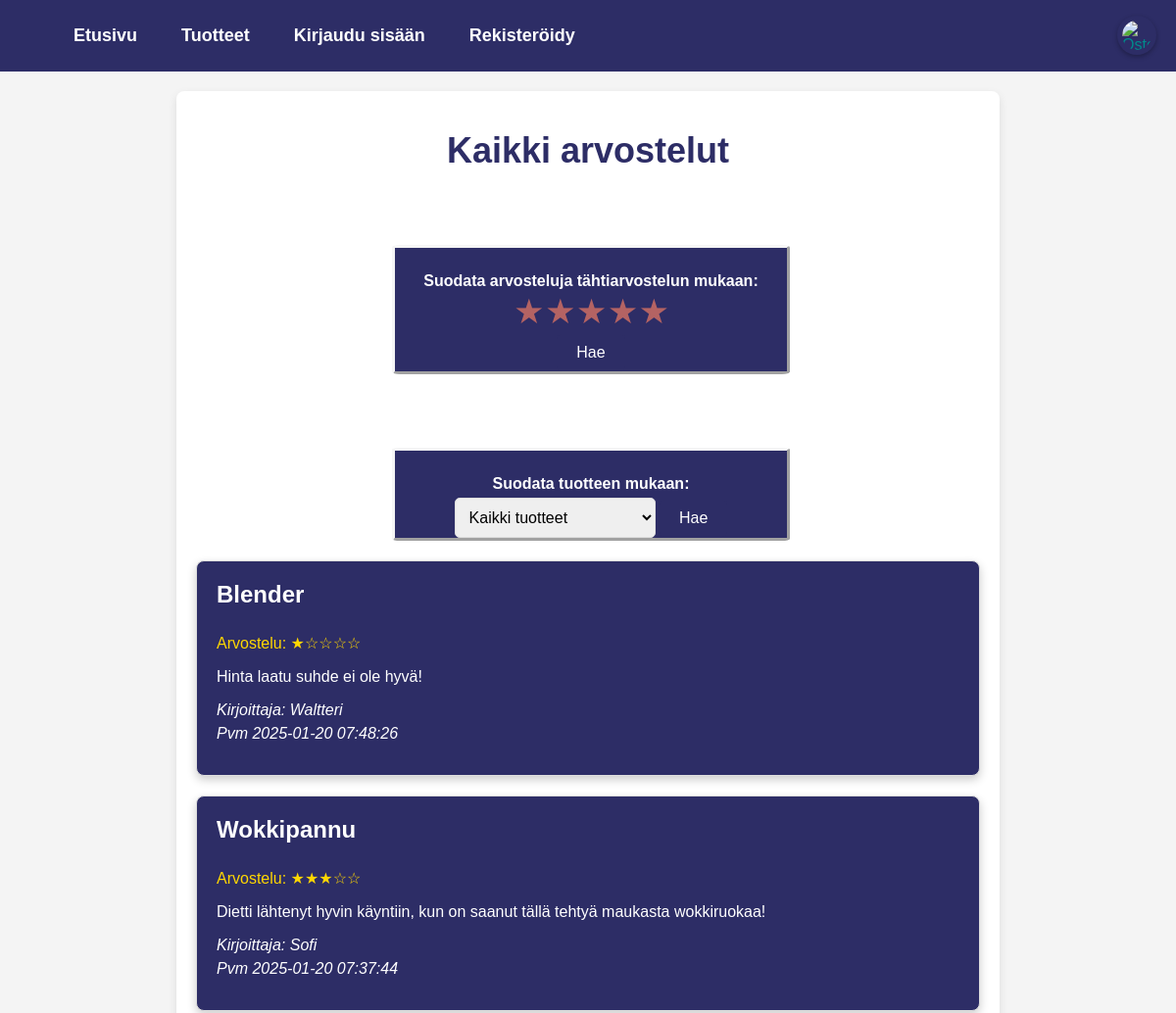
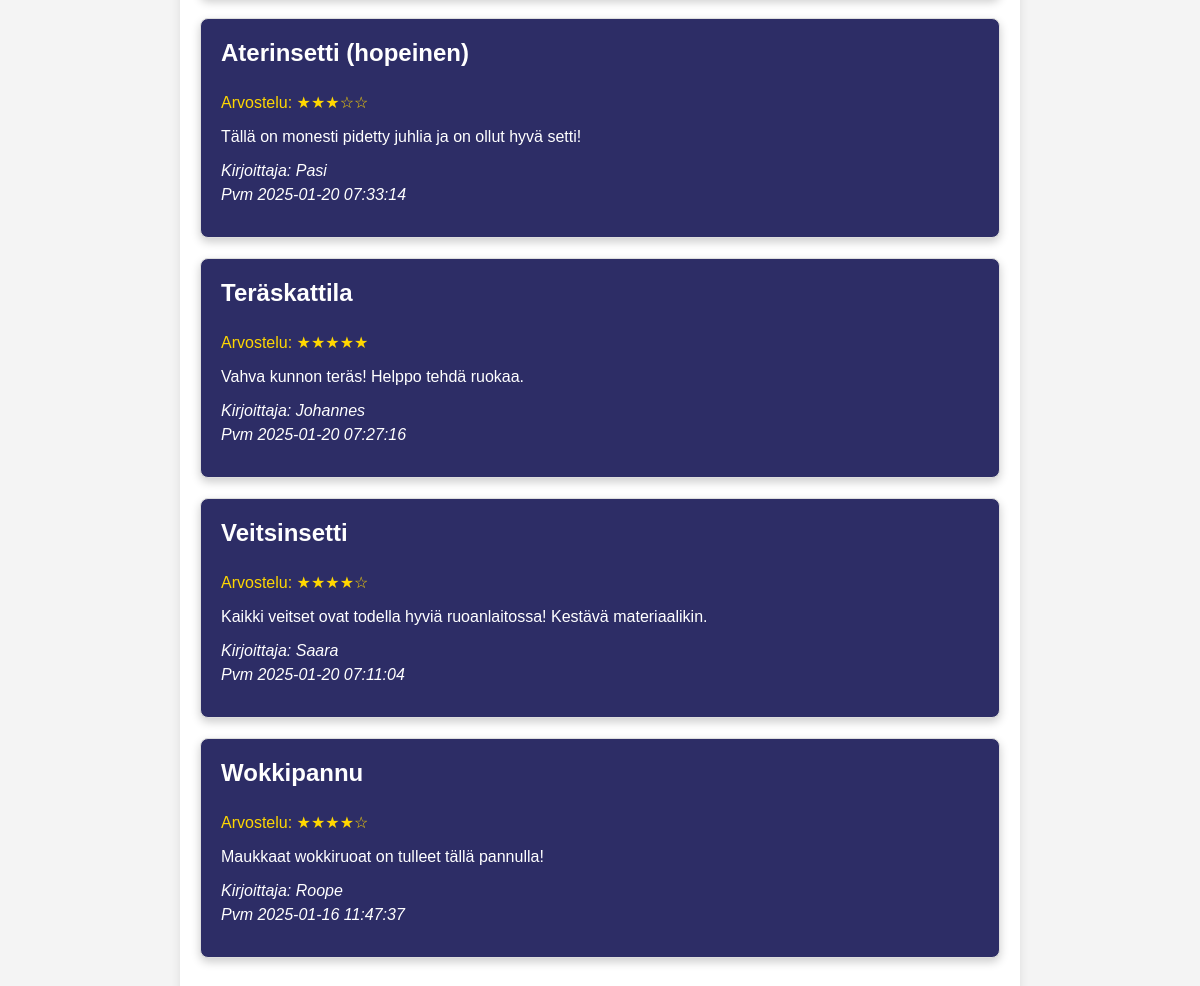
/index.php?page=arvosteluSivu, run on the app's committed database (2 pictures, top to bottom).
### tables this page shows
CREATE TABLE `arvostelut` (
  `id` int(11) NOT NULL,
  `tuote_id` int(11) NOT NULL,
  `nimi` varchar(255) NOT NULL,
  `sähköposti` varchar(255) NOT NULL,
  `otsikko` varchar(255) NOT NULL,
  `kommentti` text NOT NULL,
  `tähtiarvostelu` int(1) NOT NULL,
  `luotu` timestamp NOT NULL DEFAULT current_timestamp(),
  `arvosana` int(11) NOT NULL
);

### arvosteluSivu.php (the view, shortened to what this page needs)
<?php
try {
    $dsn = "mysql:host=" . DB_HOST . ";dbname=" . DB_DATABASE . ";charset=utf8";
    $pdo = new PDO($dsn, DB_USER, DB_PASSWORD);
    $pdo->setAttribute(PDO::ATTR_ERRMODE, PDO::ERRMODE_EXCEPTION);
    $pdo->setAttribute(PDO::ATTR_DEFAULT_FETCH_MODE, PDO::FETCH_ASSOC);
    $pdo->setAttribute(PDO::ATTR_EMULATE_PREPARES, false);
} catch (PDOException $e) {
    die('Tietokantayhteyden muodostaminen epäonnistui: ' . $e->getMessage());
}
try {
    $stmt = $pdo->prepare("SELECT id, nimi FROM tuotteet");
    $stmt->execute();
} catch (PDOException $e) {
    echo '<p class="error">Virhe tuotteiden hakemisessa: ' . $e->getMessage() . '</p>';
    $products = [];
}
$product_id = isset($_GET['product_id']) ? $_GET['product_id'] : null;
try {
    if ($product_id) {
        $stmt = $pdo->prepare("SELECT * FROM arvostelut WHERE tuote_id = :product_id ORDER BY luotu DESC");
        $stmt->bindParam(':product_id', $product_id);
    } else {
        $stmt = $pdo->prepare("SELECT * FROM arvostelut ORDER BY luotu DESC");
    }
    $stmt->execute();
    $reviews = $stmt->fetchAll();
} catch (PDOException $e) {
    echo '<p class="error">Virhe arvostelujen hakemisessa: ' . $e->getMessage() . '</p>';
    $reviews = [];
}
$rating_filter = isset($_GET['rating_filter']) ? $_GET['rating_filter'] : null;
try {
    if ($product_id && $rating_filter) {
        $stmt = $pdo->prepare("SELECT * FROM arvostelut WHERE tuote_id = :product_id AND tähtiarvostelu = :rating_filter ORDER BY luotu DESC");
        $stmt->bindParam(':product_id', $product_id);
        $stmt->bindParam(':rating_filter', $rating_filter);
    } elseif ($product_id) {
        $stmt = $pdo->prepare("SELECT * FROM arvostelut WHERE tuote_id = :product_id ORDER BY luotu DESC");
        $stmt->bindParam(':product_id', $product_id);
    } elseif ($rating_filter) {
        $stmt = $pdo->prepare("SELECT * FROM arvostelut WHERE tähtiarvostelu = :rating_filter ORDER BY luotu DESC");
        $stmt->bindParam(':rating_filter', $rating_filter);
    } else {
        $stmt = $pdo->prepare("SELECT * FROM arvostelut ORDER BY luotu DESC");
    }
    $stmt->execute();
    $reviews = $stmt->fetchAll();
} catch (PDOException $e) {
    echo '<p class="error">Virhe arvostelujen hakemisessa: ' . $e->getMessage() . '</p>';
    $reviews = [];
}
?>
<!DOCTYPE html>
<html lang="en">
<head>
</head>
<body>
    <div class="review-container">
        <h1>Kaikki arvostelut</h1>
        <div class="star-filter">
            <form method="GET" action="index.php">
                <label>Suodata arvosteluja tähtiarvostelun mukaan:</label>
                <div class="star-rating">
                    <label for="star5">★</label>
                    <label for="star4">★</label>
                    <label for="star3">★</label>
                    <label for="star2">★</label>
                    <label for="star1">★</label>
                </div>
                <button type="submit">Hae</button>
            </form>
        </div>
        <div class="product-filter">
            <form method="GET" action="index.php">
                <label>Suodata tuotteen mukaan:</label>
                <select name="product_id" id="product_id" class="product-select">
                    <option value="">Kaikki tuotteet</option>
                </select>
                <button type="submit">Hae</button>
            </form>
        </div>
        <?php if (empty($reviews)): ?>
            <h3>Ei arvosteluja. Anna arvostelu <a href="index.php?page=lisaaArvostelu">Tästä</a></h3>
        <?php else: ?>
            <?php foreach ($reviews as $review): ?>
                <div class="review">
                    <h3><?= htmlspecialchars($review['otsikko']) ?></h3>
                    <p class="rating">Arvostelu:
                        <?php
                        for ($i = 1; $i <= 5; $i++) {
                            if ($i <= $review['tähtiarvostelu']) {
                                echo '★';
                            } else {
                                echo '☆';
                            }
                        }
                        ?>
                    </p>
                    <p><?= nl2br(htmlspecialchars($review['kommentti'])) ?></p>
                    <p><em>Kirjoittaja: <?= htmlspecialchars($review['nimi']) ?>
                            <br>
                            Pvm <?= $review['luotu'] ?></em></p>
                </div>
            <?php endforeach; ?>
        <?php endif; ?>
    </div>
</body>
</html>

### style.css (style rules this page uses)
body { background-image: url('https://live.staticflickr.com/8230/8410882716_2604e5af6b_b.jpg'); }
html, body { margin: 0; padding: 0; box-sizing: border-box; }
form { margin-top: 20%; background-color: rgb(45, 45, 102); max-width: 50%; text-align: center; margin-left: 25%; border-radius: 2%; border-style: outset; border-color: whitesmoke; padding-top: 25px; margin-top: 75px; }
h1 { font-size: 3vw; color: white; font-family: 'Trebuchet MS', 'Lucida Sans Unicode', 'Lucida Grande', 'Lucida Sans', Arial, sans-serif; }
p, b { color: white; }
label { display: block; margin-bottom: 5px; font-weight: bold; }
button { background-color: #28a745; color: white; font-size: 16px; border: none; cursor: pointer; }

### arvosteluSivu.php (style rules this page uses)
body { font-family: 'Trebuchet MS', Arial, sans-serif; margin: 0; padding: 0; background-color: #f4f4f4; color: #333; }
h1 { text-align: center; color: rgb(45, 45, 102); margin-top: 20px; }
.review-container { max-width: 800px; margin: 20px auto; background: white; border-radius: 8px; box-shadow: 0 4px 10px rgba(0, 0, 0, 0.1); padding: 20px; }
.product-filter { margin-bottom: 20px; text-align: center; }
.product-select { padding: 10px; font-size: 16px; border-radius: 5px; border: 1px solid #ddd; }
button { padding: 10px 20px; font-size: 16px; background-color: rgb(45, 45, 102); color: white; border: none; border-radius: 5px; cursor: pointer; }
.review { background: rgb(45, 45, 102); color: white; border: 1px solid #ddd; border-radius: 8px; box-shadow: 0 4px 10px rgba(0, 0, 0, 0.2); margin-bottom: 20px; padding: 20px; text-align: left; }
.review h3 { margin-top: 0; font-size: 1.5em; }
.rating { color: gold; font-size: 1.2em; margin: 10px 0; }
.review p { line-height: 1.5; font-size: 1em; margin: 10px 0; }
.star-filter { text-align: center; margin-bottom: 20px; }
.star-rating { display: flex; justify-content: center; gap: 5px; }
.star-rating label { font-size: 30px; color: rgb(180, 99, 99); cursor: pointer; transition: color 0.3s; }
label { color: white; }

### data on the page
arvostelut: otsikko "Blender", tähtiarvostelu 1 (drawn), kommentti "Hinta laatu suhde ei ole hyvä!", nimi "Waltteri", luotu "2025-01-20 07:48:26"
arvostelut: otsikko "Wokkipannu", tähtiarvostelu 3 (drawn), kommentti "Dietti lähtenyt hyvin käyntiin, kun on saanut tällä tehtyä maukasta wokkiruokaa!", nimi "Sofi", luotu "2025-01-20 07:37:44"
arvostelut: otsikko "Aterinsetti (hopeinen)", tähtiarvostelu 3 (drawn), kommentti "Tällä on monesti pidetty juhlia ja on ollut hyvä setti!", nimi "Pasi", luotu "2025-01-20 07:33:14"
arvostelut: otsikko "Teräskattila", tähtiarvostelu 5 (drawn), kommentti "Vahva kunnon teräs! Helppo tehdä ruokaa.", nimi "Johannes", luotu "2025-01-20 07:27:16"
arvostelut: otsikko "Veitsinsetti", tähtiarvostelu 4 (drawn), kommentti "Kaikki veitset ovat todella hyviä ruoanlaitossa! Kestävä materiaalikin.", nimi "Saara", luotu "2025-01-20 07:11:04"
arvostelut: otsikko "Wokkipannu", tähtiarvostelu 4 (drawn), kommentti "Maukkaat wokkiruoat on tulleet tällä pannulla!", nimi "Roope", luotu "2025-01-16 11:47:37"
